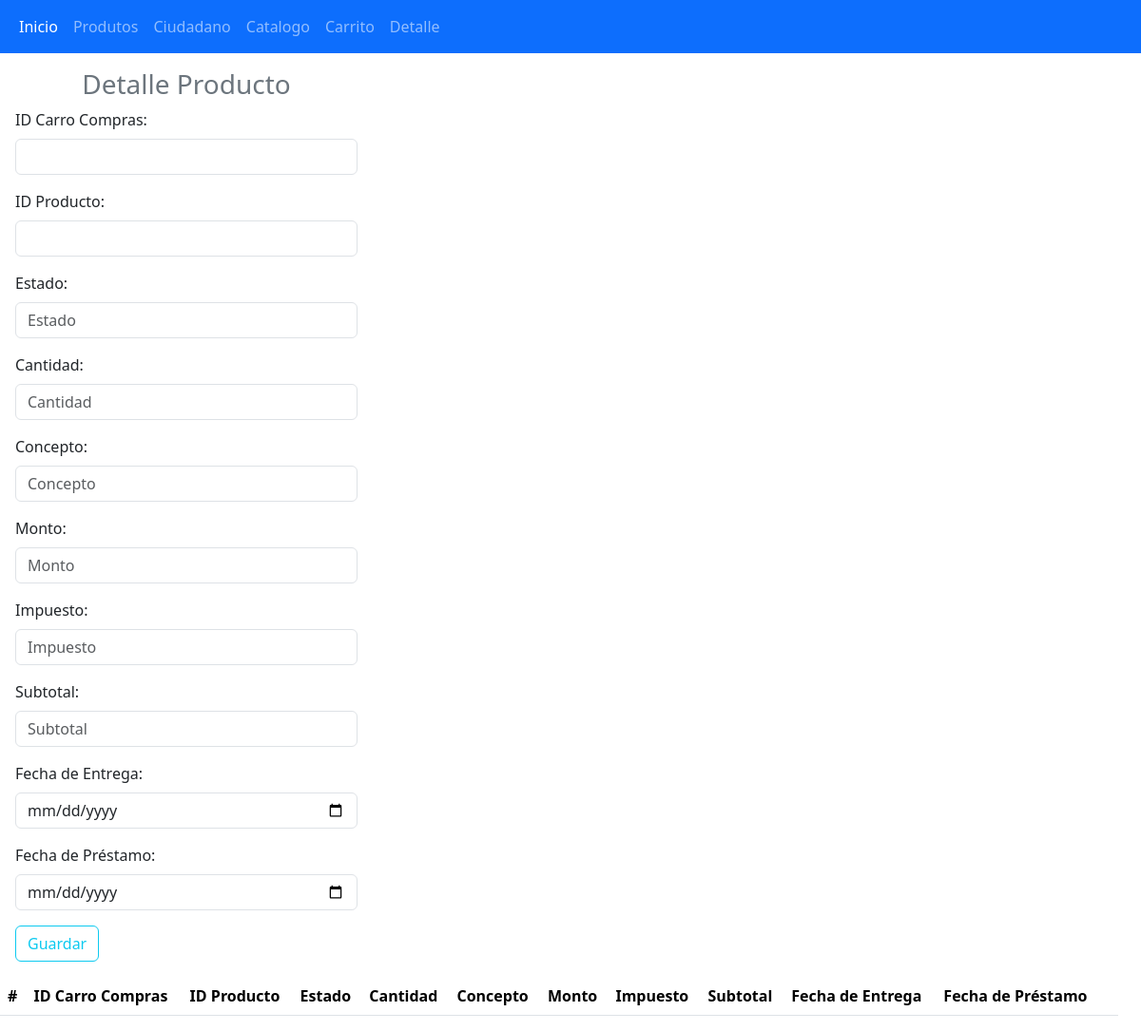
The app's page /detalleproducto.php, older data.
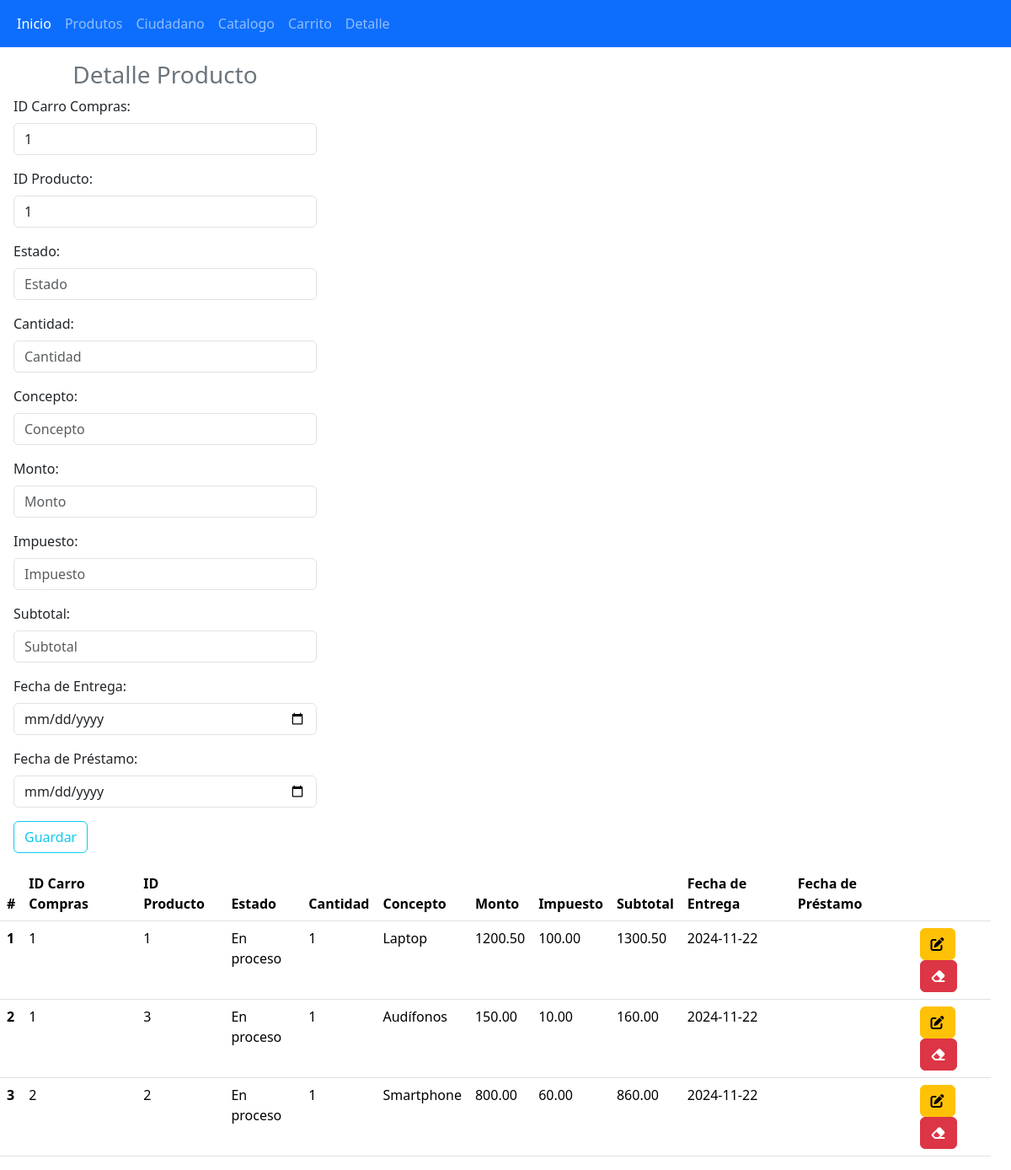
The same page, newer data.
### tables this page shows
CREATE TABLE `detalleproducto` (
  `id` int(11) NOT NULL,
  `idCarroCompras` int(11) NOT NULL,
  `idProducto` int(11) NOT NULL,
  `estado` varchar(20) DEFAULT NULL,
  `cantidad` int(11) DEFAULT NULL,
  `concepto` text DEFAULT NULL,
  `monto` decimal(10,2) DEFAULT NULL,
  `impuesto` decimal(10,2) DEFAULT NULL,
  `subtotal` decimal(10,2) DEFAULT NULL,
  `fechaEntrega` date DEFAULT NULL,
  `fechaPrestamo` date DEFAULT NULL
);

### detalleproducto.php (the view, shortened to what the changed rows need)
<!DOCTYPE html>
<html lang="es">
<head>
    <link href="https://cdn.jsdelivr.net/npm/bootstrap@5.3.3/dist/css/bootstrap.min.css" rel="stylesheet">
</head>
<body>
<div class="container-fluid row">
    <?php
    include "conexion.php";
    include "Inventario.php";
    $inventario = new Inventario($conexion);
    ?>
    <form class="col-4 p-3" method="POST">
        <fieldset>
            <div class="mb-3">
                <label class="form-label">ID Carro Compras:</label>
                <?php $inventario->generarListaDesplegableIdCarroCompras(); ?>
            </div>
            <div class="mb-3">
                <label class="form-label">ID Producto:</label>
                <?php $inventario->generarListaDesplegableIdProducto(); ?>
            </div>
        </fieldset>
    </form>
    <?php
    $sql = $conexion->query("SELECT id, idCarroCompras, idProducto, estado, cantidad, concepto, monto, impuesto, subtotal, fechaEntrega, fechaPrestamo FROM detalleproducto");
    ?>
    <table class="table">
        <thead class="bg-info">
        <tr>
            <th scope="col">#</th>
            <th scope="col">ID Carro Compras</th>
            <th scope="col">ID Producto</th>
            <th scope="col">Estado</th>
            <th scope="col">Cantidad</th>
            <th scope="col">Concepto</th>
            <th scope="col">Monto</th>
            <th scope="col">Impuesto</th>
            <th scope="col">Subtotal</th>
            <th scope="col">Fecha de Entrega</th>
            <th scope="col">Fecha de Préstamo</th>
            <th scope="col"></th>
        </tr>
        </thead>
        <tbody>
        <?php while($datos = $sql->fetch_object()){ ?>
            <tr>
                <th scope="row"><?= $datos->id ?></th>
                <td><?= $datos->idCarroCompras ?></td>
                <td><?= $datos->idProducto ?></td>
                <td><?= $datos->estado ?></td>
                <td><?= $datos->cantidad ?></td>
                <td><?= $datos->concepto ?></td>
                <td><?= $datos->monto ?></td>
                <td><?= $datos->impuesto ?></td>
                <td><?= $datos->subtotal ?></td>
                <td><?= $datos->fechaEntrega ?></td>
                <td><?= $datos->fechaPrestamo ?></td>
                <td>
                    <a href="actualizar/actualizarDetalle.php?id=<?= $datos->id ?>" class="btn btn-small btn-warning"><i class="fa-solid fa-pen-to-square"></i></a>
                    <a href="eliminar/eliminarDetalle.php?id=<?= $datos->id ?>" class="btn btn-small btn-danger"><i class="fa-solid fa-eraser"></i></a>
                </td>
            </tr>
        <?php } ?>
        </tbody>
    </table>
</div>
</body>
</html>

### Inventario.php (shortened to what the changed rows need)
<?php
class Inventario {
    private $conexion;
    public function __construct($conexion) {
        $this->conexion = $conexion;
    }
    public function generarListaDesplegableIdProducto() {
        $sql = $this->conexion->query("SELECT id FROM producto ORDER BY id ASC");
        echo '<select class="form-control" name="idProducto">';
        while ($row = $sql->fetch_assoc()) {
            echo '<option value="' . $row['id'] . '">' . $row['id'] . '</option>';
        }
        echo '</select>';
    }
    public function generarListaDesplegableIdCarroCompras() {
        $sql = $this->conexion->query("SELECT id FROM carrocompras ORDER BY id ASC");
        echo '<select class="form-control" name="idCarroCompras">';
        while ($row = $sql->fetch_assoc()) {
            echo '<option value="' . $row['id'] . '">' . $row['id'] . '</option>';
        }
        echo '</select>';
    }
}
?>

Row changes from the older to the newer data that the page shows:
added detalleproducto: id "1", idCarroCompras "1", idProducto "1", estado "En proceso", cantidad "1", concepto "Laptop", monto "1200.50", impuesto "100.00", subtotal "1300.50", fechaEntrega "2024-11-22"
added detalleproducto: id "2", idCarroCompras "1", idProducto "3", estado "En proceso", cantidad "1", concepto "Audífonos", monto "150.00", impuesto "10.00", subtotal "160.00", fechaEntrega "2024-11-22"
added detalleproducto: id "3", idCarroCompras "2", idProducto "2", estado "En proceso", cantidad "1", concepto "Smartphone", monto "800.00", impuesto "60.00", subtotal "860.00", fechaEntrega "2024-11-22"
Text that changed along with them:
form field idCarroCompras: (not shown) → "1"
form field idProducto: (not shown) → "1"
